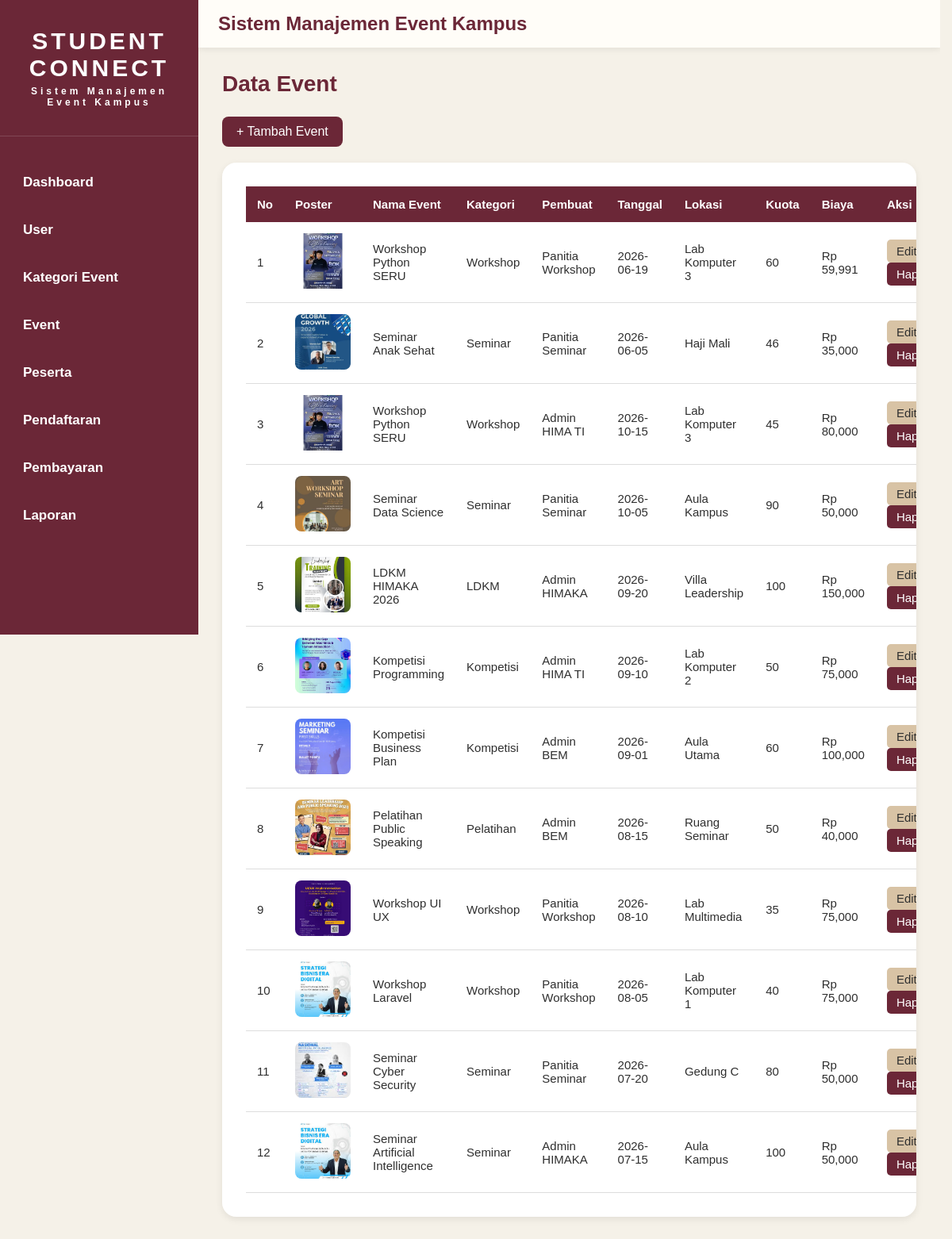
The app's page /event/index.php with its own data.
### tables this page shows
CREATE TABLE `event` (
  `id_event` int(11) NOT NULL,
  `id_user` int(11) NOT NULL,
  `id_kategori` int(11) NOT NULL,
  `nama_event` varchar(150) NOT NULL,
  `deskripsi` text DEFAULT NULL,
  `tanggal_event` date NOT NULL,
  `lokasi` varchar(150) NOT NULL,
  `kuota` int(11) NOT NULL,
  `poster` varchar(255) DEFAULT NULL,
  `biaya` decimal(10,2) NOT NULL
);

CREATE TABLE `kategori_event` (
  `id_kategori` int(11) NOT NULL,
  `nama_kategori` varchar(100) NOT NULL,
  `deskripsi` text DEFAULT NULL
);

CREATE TABLE `users` (
  `id_user` int(11) NOT NULL,
  `nama` varchar(100) NOT NULL,
  `email` varchar(100) NOT NULL,
  `password` varchar(255) NOT NULL,
  `role` enum('admin','panitia') NOT NULL,
  `created_at` datetime DEFAULT current_timestamp()
);

### event/index.php (the view, shortened to what this page needs)
<?php
include '../config/koneksi.php';
$query = mysqli_query(
    $conn,
    "SELECT
    e.*,
    u.nama,
    k.nama_kategori
    FROM event e
    JOIN users u
    ON e.id_user = u.id_user
    JOIN kategori_event k
    ON e.id_kategori = k.id_kategori
    ORDER BY e.id_event DESC"
);
?>
<!DOCTYPE html>
<html lang="id">
<head>
    <link rel="stylesheet"
    href="../assets/style.css">
</head>
<body>
<div class="wrapper">
    <?php include '../layout/sidebar.php'; ?>
    <div class="main-content">
        <?php include '../layout/header.php'; ?>
        <div class="content">
            <h2>Data Event</h2>
            <a href="tambah.php" class="btn-tambah">
                + Tambah Event
            </a>
            <div class="table-container">
                <table>
                    <thead>
                        <tr>
                            <th>No</th>
                            <th>Poster</th>
                            <th>Nama Event</th>
                            <th>Kategori</th>
                            <th>Pembuat</th>
                            <th>Tanggal</th>
                            <th>Lokasi</th>
                            <th>Kuota</th>
                            <th>Biaya</th>
                            <th>Aksi</th>
                        </tr>
                    </thead>
                    <tbody>
                    <?php
                    $no = 1;
                    while($data = mysqli_fetch_assoc($query)){
                    ?>
                    <tr>
                        <td><?= $no++; ?></td>
                        <td>
                            <img
                            src="../uploads/poster/<?= $data['poster']; ?>"
                            style="
                                width:70px;
                                height:70px;
                                object-fit:cover;
                                border-radius:8px;
                            ">
                        </td>
                        <td><?= $data['nama_event']; ?></td>
                        <td><?= $data['nama_kategori']; ?></td>
                        <td><?= $data['nama']; ?></td>
                        <td><?= $data['tanggal_event']; ?></td>
                        <td><?= $data['lokasi']; ?></td>
                        <td><?= $data['kuota']; ?></td>
                        <td>
                            Rp <?= number_format($data['biaya']); ?>
                        </td>
                        <td>
                            <a
                            href="edit.php?id=<?= $data['id_event']; ?>"
                            class="btn-edit">
                                Edit
                            </a>
                            <a
                            href="hapus.php?id=<?= $data['id_event']; ?>"
                            class="btn-hapus"
                            onclick="return confirm('Yakin ingin menghapus event ini?')">
                                Hapus
                            </a>
                        </td>
                    </tr>
                    <?php } ?>
                    </tbody>
                </table>
            </div>
        </div>
    </div>
</div>
</body>
</html>

### layout/sidebar.php
<aside class="sidebar">
    <div class="logo">
        STUDENT CONNECT
        <small>
            Sistem Manajemen Event Kampus
        </small>
    </div>
    <ul>
        <li><a href="/index.php">Dashboard</a></li>
        <li><a href="/user/index.php">User</a></li>
        <li><a href="/kategori/index.php">Kategori Event</a></li>
        <li><a href="/event/index.php">Event</a></li>
        <li><a href="/peserta/index.php">Peserta</a></li>
        <li><a href="/pendaftaran/index.php">Pendaftaran</a></li>
        <li><a href="/pembayaran/index.php">Pembayaran</a></li>
        <li><a href="/laporan/index.php">Laporan</a></li>
    </ul>
</aside>

### layout/header.php
<div class="header">
    <div>
        Sistem Manajemen Event Kampus
    </div>
</div>

### assets/style.css (style rules this page uses)
html { scrollbar-gutter: stable; }
* { margin:0; padding:0; box-sizing:border-box; font-family:'Poppins',sans-serif; }
html, body { width:100%; min-height:100%; }
body { background:#F5F1E8; color:#2F2F2F; overflow-x:hidden; }
.wrapper { display:flex; width:100%; min-height:100vh; }
.sidebar { width:250px; min-width:250px; background:#6B2737; color:white; height:100vh; position:sticky; top:0; overflow-y:auto; flex-shrink:0; }
.logo { text-align:center; padding:35px 20px; font-size:30px; font-weight:700; letter-spacing:4px; border-bottom:1px solid rgba(255,255,255,.15); }
.logo small { display:block; margin-top:5px; font-size:12px; font-weight:montserrat; }
.sidebar ul { list-style:none; padding-top:30px; }
.sidebar ul li { transition:.3s; margin-bottom:4px; }
.sidebar ul li a { display:block; padding:18px 25px; color:white; text-decoration:none; font-size:17px; font-weight:600; border-left:4px solid transparent; transition:.3s; }
.main-content { flex:1; min-width:0; display:flex; flex-direction:column; }
.content > h2 { color:#6B2737; font-size:28px; font-weight:700; margin-bottom:25px; }
.header { background:#FFFDF8; padding:16px 25px; font-size:24px; font-weight:700; color:#6B2737; box-shadow:0 2px 8px rgba(0,0,0,.08); }
.content { flex:1; width:100%; padding:30px; }
.table-container { background:white; padding:30px; border-radius:18px; box-shadow:0 3px 10px rgba(0,0,0,.08); overflow-x:auto; }
table { width:100%; border-collapse:collapse; }
table th { background:#6B2737; color:white; padding:14px; text-align:left; font-size:15px; }
table td { padding:14px; border-bottom:1px solid #ddd; font-size:15px; }
.btn-tambah { display:inline-block; padding:10px 18px; background:#6B2737; color:white; text-decoration:none; border-radius:8px; margin-bottom:20px; }
.btn-edit { display:inline-block; padding:6px 12px; background:#D8C3A5; color:#2F2F2F; border-radius:5px; text-decoration:none; }
.btn-hapus { display:inline-block; padding:6px 12px; background:#6B2737; color:white; border-radius:5px; text-decoration:none; }
table img { border-radius:15px; object-fit:cover; }

### records on screen
event: poster (picture), nama_event "Workshop Python SERU", id_kategori.nama_kategori "Workshop", id_user.nama "Panitia Workshop", tanggal_event "2026-06-19", lokasi "Lab Komputer 3", kuota "60", biaya "59,991"
event: poster (picture), nama_event "Seminar Anak Sehat", id_kategori.nama_kategori "Seminar", id_user.nama "Panitia Seminar", tanggal_event "2026-06-05", lokasi "Haji Mali", kuota "46", biaya "35,000"
event: poster (picture), nama_event "Workshop Python SERU", id_kategori.nama_kategori "Workshop", id_user.nama "Admin HIMA TI", tanggal_event "2026-10-15", lokasi "Lab Komputer 3", kuota "45", biaya "80,000"
event: poster (picture), nama_event "Seminar Data Science", id_kategori.nama_kategori "Seminar", id_user.nama "Panitia Seminar", tanggal_event "2026-10-05", lokasi "Aula Kampus", kuota "90", biaya "50,000"
event: poster (picture), nama_event "LDKM HIMAKA 2026", id_kategori.nama_kategori "LDKM", id_user.nama "Admin HIMAKA", tanggal_event "2026-09-20", lokasi "Villa Leadership", kuota "100", biaya "150,000"
event: poster (picture), nama_event "Kompetisi Programming", id_kategori.nama_kategori "Kompetisi", id_user.nama "Admin HIMA TI", tanggal_event "2026-09-10", lokasi "Lab Komputer 2", kuota "50", biaya "75,000"
event: poster (picture), nama_event "Kompetisi Business Plan", id_kategori.nama_kategori "Kompetisi", id_user.nama "Admin BEM", tanggal_event "2026-09-01", lokasi "Aula Utama", kuota "60", biaya "100,000"
event: poster (picture), nama_event "Pelatihan Public Speaking", id_kategori.nama_kategori "Pelatihan", id_user.nama "Admin BEM", tanggal_event "2026-08-15", lokasi "Ruang Seminar", kuota "50", biaya "40,000"
event: poster (picture), nama_event "Workshop UI UX", id_kategori.nama_kategori "Workshop", id_user.nama "Panitia Workshop", tanggal_event "2026-08-10", lokasi "Lab Multimedia", kuota "35", biaya "75,000"
event: poster (picture), nama_event "Workshop Laravel", id_kategori.nama_kategori "Workshop", id_user.nama "Panitia Workshop", tanggal_event "2026-08-05", lokasi "Lab Komputer 1", kuota "40", biaya "75,000"
event: poster (picture), nama_event "Seminar Cyber Security", id_kategori.nama_kategori "Seminar", id_user.nama "Panitia Seminar", tanggal_event "2026-07-20", lokasi "Gedung C", kuota "80", biaya "50,000"
event: poster (picture), nama_event "Seminar Artificial Intelligence", id_kategori.nama_kategori "Seminar", id_user.nama "Admin HIMAKA", tanggal_event "2026-07-15", lokasi "Aula Kampus", kuota "100", biaya "50,000"
